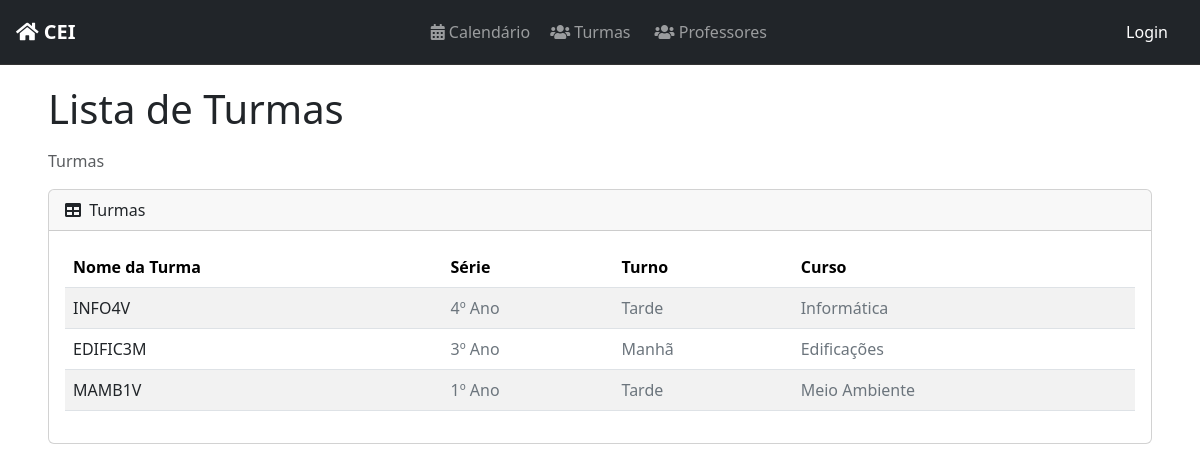
The app's page /turmas/ with its own data.
### classes/models.py (models this page shows, shortened)
class Turma(models.Model):
    TURNO_CHOICES = [
        ('manha', 'Manhã'),
        ('tarde', 'Tarde'),
        ('noite', 'Noite'),
    ]
    CURSO_CHOICES = [
        ('edificacoes', 'Edificações'),
        ('informatica', 'Informática'),
        ('meio_ambiente', 'Meio Ambiente'),
        ('matematica', 'Matemática'),
    ]
    SERIE_CHOICES = [
        ('1', '1º Ano'),
        ('2', '2º Ano'),
        ('3', '3º Ano'),
        ('4', '4º Ano'),
    ]
    nome = models.CharField(max_length=8, unique=True)
    serie = models.CharField(max_length=1, choices=SERIE_CHOICES)
    turno = models.CharField(max_length=5, choices=TURNO_CHOICES)
    curso = models.CharField(max_length=15, choices=CURSO_CHOICES)

### classes/views.py (the view)
# urls.py: path('turmas/', ListaTurmas.as_view(), name='lista-turmas'),
class ListaTurmas(ListView):
    model = Turma
    template_name = 'classes/lista_turmas.html'
    context_object_name = 'turmas'
    def get_context_data(self, **kwargs):
        context = super().get_context_data(**kwargs)
        context['is_admin'] = self.request.user.groups.filter(name="Administrador").exists()
        return context

### tasks/context_processors.py (called while the page is built)
def user_in_discente(request):
    if request.user.is_authenticated:
        return {'user_in_discente': request.user.groups.filter(name="Discente").exists()}
    return {'user_in_discente': False}

### classes/templates/classes/lista_turmas.html (shortened to what this page needs)
{% extends 'base.html' %}
{% block content %}
<div class="container-fluid">
    <h1 class="mb-3">Lista de Turmas</h1>
    <ol class="breadcrumb mb-3">
        <li class="breadcrumb-item active">Turmas</li>
    </ol>
    <div class="card">
        <div class="card-header">
            <i class="fas fa-table me-1"></i>
            Turmas
        </div>
        <div class="card-body">
            <div class="table-responsive">
                <table id="turmaTable" class="table table-striped table-hover">
                    <thead class="table">
                        <tr>
                            <th>Nome da Turma</th>
                            <th>Série</th>
                            <th>Turno</th>
                            <th>Curso</th>
                        </tr>
                    </thead>
                    <tbody>
                        {% for turma in turmas %}
                        <tr class="turma-item">
                            <td>
                                <a href="{% url 'turma_members' turma.id %}" class="text-decoration-none text-dark">
                                    {{ turma.nome }}
                                </a>
                            </td>
                            <td style="color: #6c757d;">{{ turma.get_serie_display }}</td>
                            <td style="color: #6c757d;">{{ turma.get_turno_display }}</td>
                            <td style="color: #6c757d;">{{ turma.get_curso_display }}</td>
                        </tr>
                        {% endfor %}
                    </tbody>
                </table>
            </div>
        </div>
    </div>
</div>
{% endblock %}
{% block scripts %}
<link href="https://cdn.jsdelivr.net/npm/simple-datatables@7.1.2/dist/style.min.css" rel="stylesheet" />
{% endblock %}

### static/css/styles.css (style rules this page uses)
.container-fluid { padding: 0; }

### records on screen
Turma: nome "INFO4V", serie "4º Ano", turno "Tarde", curso "Informática"
Turma: nome "EDIFIC3M", serie "3º Ano", turno "Manhã", curso "Edificações"
Turma: nome "MAMB1V", serie "1º Ano", turno "Tarde", curso "Meio Ambiente"
